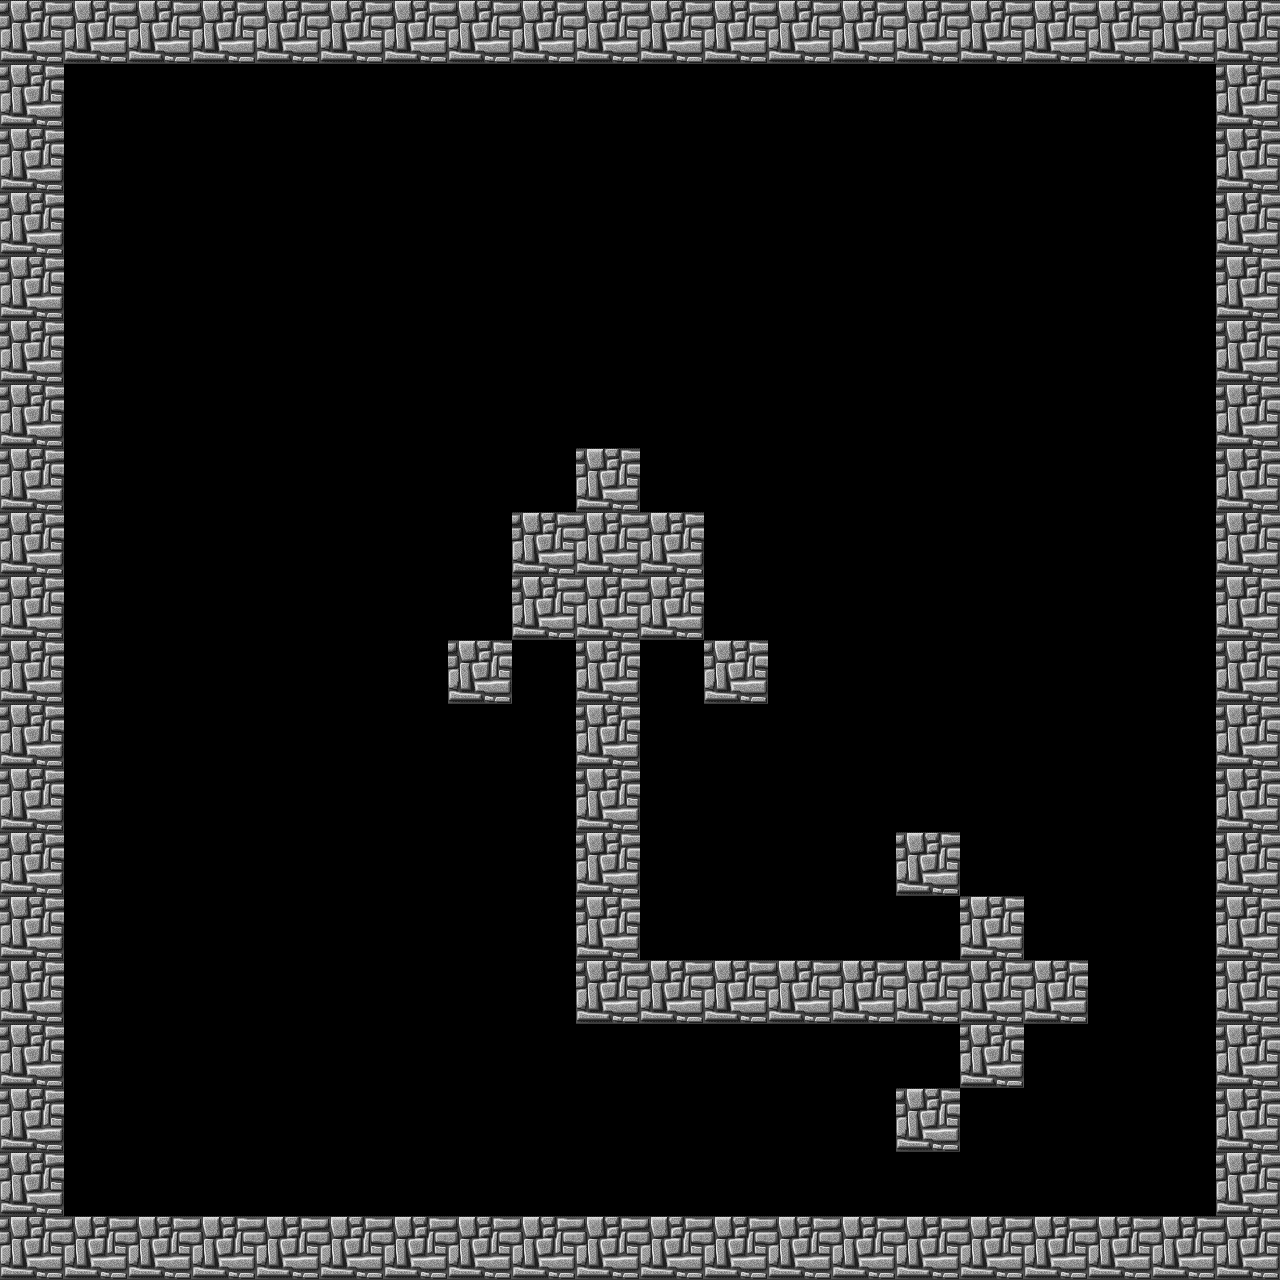

The image is a tile-based game level rendered from a .tmx file. Its description and complete source (layers, tilesets, objects, tile grids) follow:
An orthogonal 20x20 tile map with 64x64 px tiles, 1 tile layer (walls), 1 hidden layer not drawn, 2 tilesets and 1 object.

<map version="1.2" tiledversion="1.2.4" orientation="orthogonal" renderorder="right-up" width="20" height="20" tilewidth="64" tileheight="64" infinite="0" nextlayerid="6" nextobjectid="6">
 <tileset firstgid="1" source="../tilesets/main.tsx" />
 <tileset firstgid="6" source="../tilesets/objects.tsx" />
 <layer id="2" name="floor" width="20" height="20" visible="0">
  <data encoding="csv">
5,5,5,5,5,5,5,5,5,5,5,5,5,5,5,5,5,5,5,5,
5,5,5,5,5,5,5,5,5,5,5,5,5,5,5,5,5,5,5,5,
5,5,5,5,5,5,5,5,5,5,5,5,5,5,5,5,5,5,5,5,
5,5,5,5,5,5,5,5,5,5,5,5,5,5,5,5,5,5,5,5,
5,5,5,5,5,5,5,5,5,5,5,5,5,5,5,5,5,5,5,5,
5,5,5,5,5,5,5,5,5,5,5,5,5,5,5,5,5,5,5,5,
5,5,5,5,5,5,5,5,5,5,5,5,5,5,5,5,5,5,5,5,
5,5,5,5,5,5,5,5,5,5,5,5,5,5,5,5,5,5,5,5,
5,5,5,5,5,5,5,5,5,5,5,5,5,5,5,5,5,5,5,5,
5,5,5,5,5,5,5,5,5,5,5,5,5,5,5,5,5,5,5,5,
5,5,5,5,5,5,5,5,5,5,5,5,5,5,5,5,5,5,5,5,
5,5,5,5,5,5,5,5,5,5,5,5,5,5,5,5,5,5,5,5,
5,5,5,5,5,5,5,5,5,5,5,5,5,5,5,5,5,5,5,5,
5,5,5,5,5,5,5,5,5,5,5,5,5,5,5,5,5,5,5,5,
5,5,5,5,5,5,5,5,5,5,5,5,5,5,5,5,5,5,5,5,
5,5,5,5,5,5,5,5,5,5,5,5,5,5,5,5,5,5,5,5,
5,5,5,5,5,5,5,5,5,5,5,5,5,5,5,5,5,5,5,5,
5,5,5,5,5,5,5,5,5,5,5,5,5,5,5,5,5,5,5,5,
5,5,5,5,5,5,5,5,5,5,5,5,5,5,5,5,5,5,5,5,
5,5,5,5,5,5,5,5,5,5,5,5,5,5,5,5,5,5,5,5
</data>
 </layer>
 <objectgroup id="5" name="objects">
  <object id="5" gid="7" x="128" y="1152" width="64" height="64">
   <properties>
    <property name="spawn_point" type="bool" value="true" />
   </properties>
  </object>
 </objectgroup>
 <layer id="3" name="walls" width="20" height="20">
  <data encoding="csv">
4,4,4,4,4,4,4,4,4,4,4,4,4,4,4,4,4,4,4,4,
4,0,0,0,0,0,0,0,0,0,0,0,0,0,0,0,0,0,0,4,
4,0,0,0,0,0,0,0,0,0,0,0,0,0,0,0,0,0,0,4,
4,0,0,0,0,0,0,0,0,0,0,0,0,0,0,0,0,0,0,4,
4,0,0,0,0,0,0,0,0,0,0,0,0,0,0,0,0,0,0,4,
4,0,0,0,0,0,0,0,0,0,0,0,0,0,0,0,0,0,0,4,
4,0,0,0,0,0,0,0,0,0,0,0,0,0,0,0,0,0,0,4,
4,0,0,0,0,0,0,0,0,4,0,0,0,0,0,0,0,0,0,4,
4,0,0,0,0,0,0,0,4,4,4,0,0,0,0,0,0,0,0,4,
4,0,0,0,0,0,0,0,4,4,4,0,0,0,0,0,0,0,0,4,
4,0,0,0,0,0,0,4,0,4,0,4,0,0,0,0,0,0,0,4,
4,0,0,0,0,0,0,0,0,4,0,0,0,0,0,0,0,0,0,4,
4,0,0,0,0,0,0,0,0,4,0,0,0,0,0,0,0,0,0,4,
4,0,0,0,0,0,0,0,0,4,0,0,0,0,4,0,0,0,0,4,
4,0,0,0,0,0,0,0,0,4,0,0,0,0,0,4,0,0,0,4,
4,0,0,0,0,0,0,0,0,4,4,4,4,4,4,4,4,0,0,4,
4,0,0,0,0,0,0,0,0,0,0,0,0,0,0,4,0,0,0,4,
4,0,0,0,0,0,0,0,0,0,0,0,0,0,4,0,0,0,0,4,
4,0,0,0,0,0,0,0,0,0,0,0,0,0,0,0,0,0,0,4,
4,4,4,4,4,4,4,4,4,4,4,4,4,4,4,4,4,4,4,4
</data>
 </layer>
</map>
